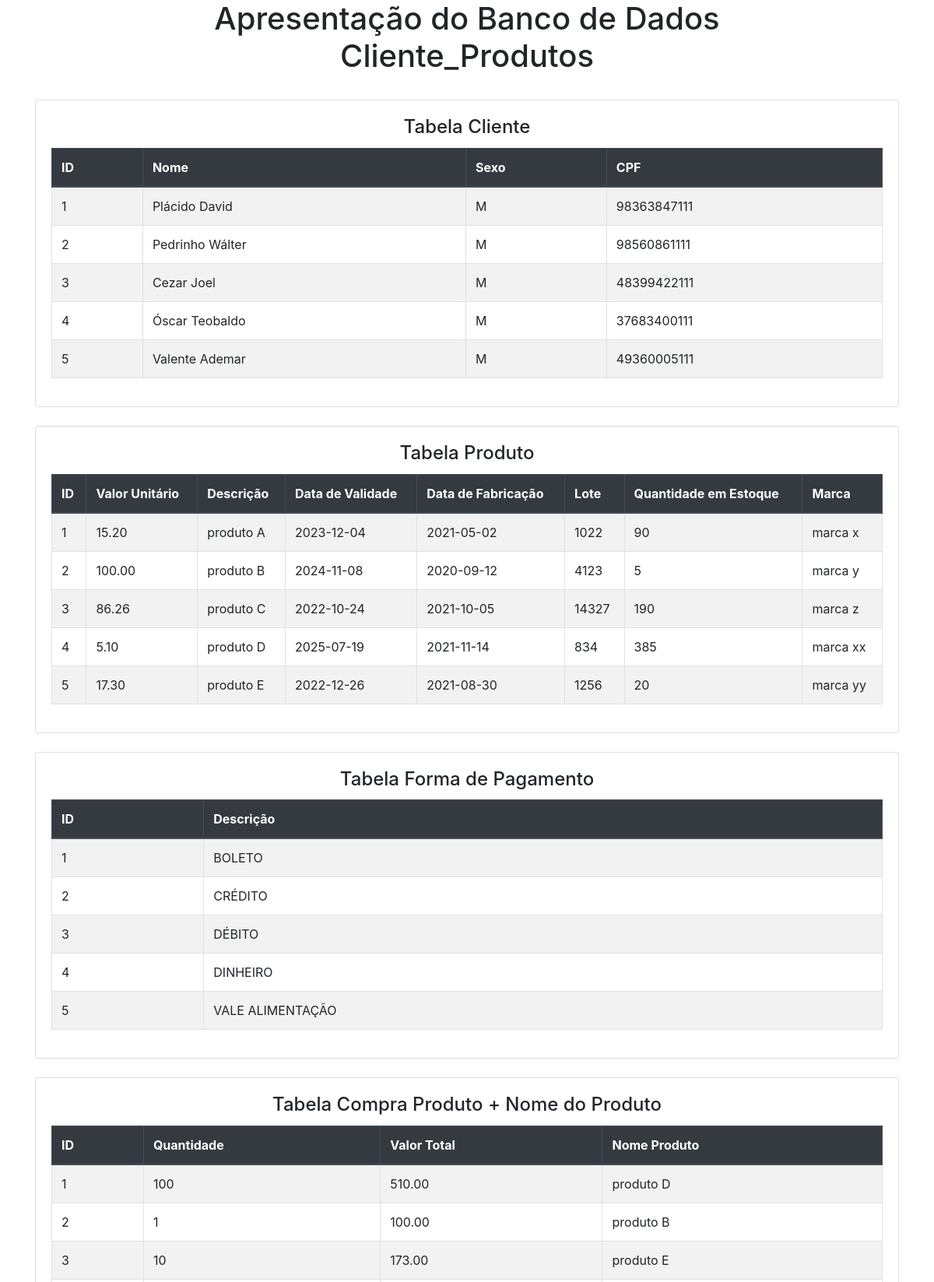
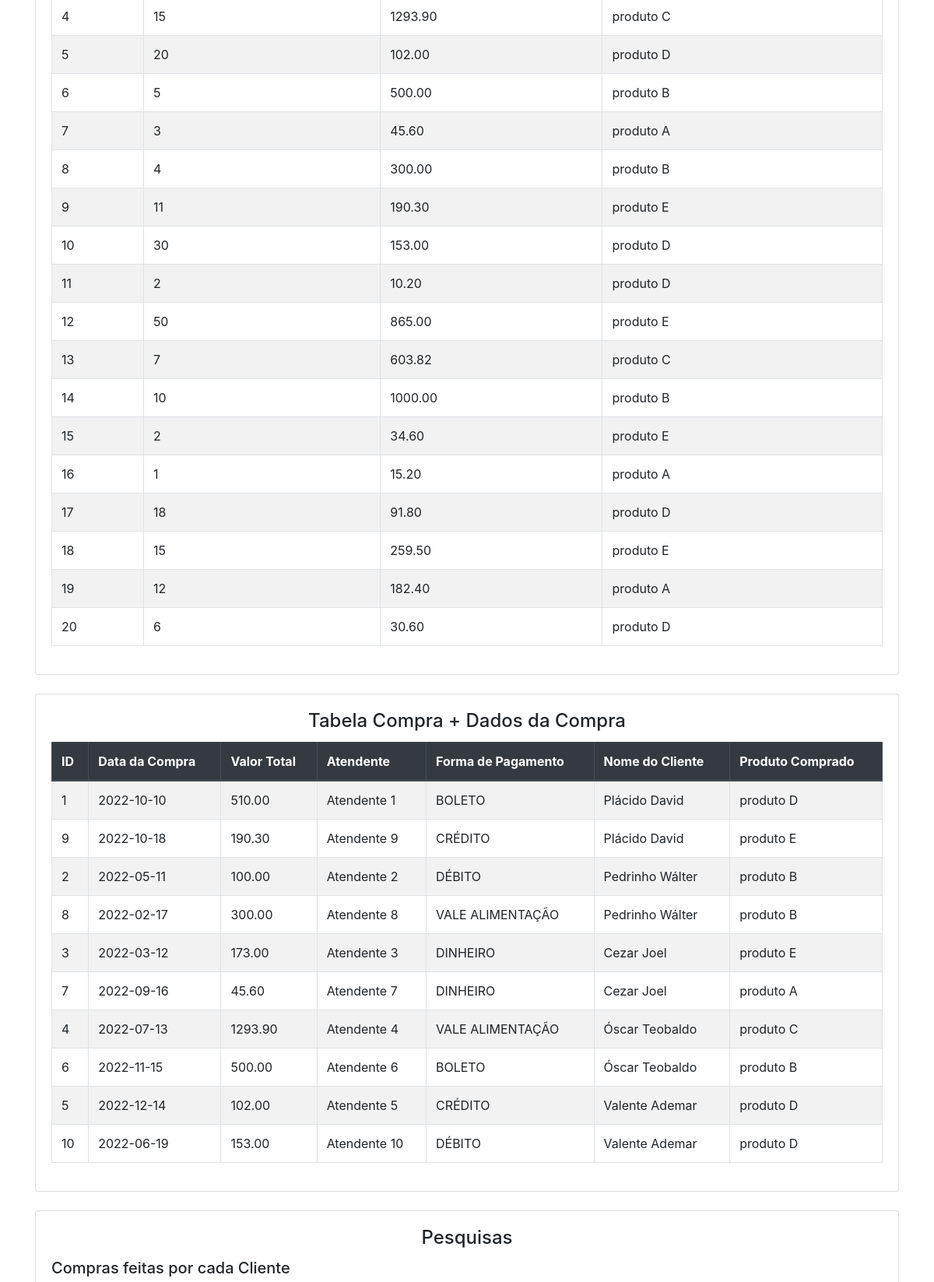
The page / (upper part) on the database its author committed (2 pictures, top to bottom).
### tables this page shows
CREATE TABLE IF NOT EXISTS `cliente` (
  `ID_Cliente` int(11) NOT NULL AUTO_INCREMENT,
  `nome` varchar(50) NOT NULL,
  `sexo` char(1) NOT NULL,
  `cpf` char(11) NOT NULL,
  PRIMARY KEY (`ID_Cliente`)
);

CREATE TABLE IF NOT EXISTS `produto` (
  `ID_Produto` int(11) NOT NULL,
  `VL_Unitario` decimal(5,2) NOT NULL,
  `Descricao` varchar(50) NOT NULL,
  `DT_Validade` date NOT NULL,
  `DT_Fabricacao` date NOT NULL,
  `Lote` int(11) NOT NULL,
  `QTD_Estoque` int(11) NOT NULL,
  `Marca` varchar(30) NOT NULL,
  PRIMARY KEY (`ID_Produto`)
);

CREATE TABLE IF NOT EXISTS `forma_pagto` (
  `ID_Forma_Pagto` int(11) NOT NULL,
  `Descricao` varchar(30) NOT NULL,
  PRIMARY KEY (`ID_Forma_Pagto`)
);

CREATE TABLE IF NOT EXISTS `compra_produto` (
  `ID_Compra_Produto` int(11) NOT NULL,
  `QTD_Comprada` int(11) DEFAULT NULL,
  `VL_Total_Item` decimal(7,2) DEFAULT NULL,
  `ID_Produto` int(11) DEFAULT NULL,
  PRIMARY KEY (`ID_Compra_Produto`),
  KEY `ID_Produto` (`ID_Produto`)
);

CREATE TABLE IF NOT EXISTS `compra` (
  `ID_Compra` int(11) NOT NULL,
  `DT_Compra` date NOT NULL,
  `VL_Total_Compra` decimal(7,2) NOT NULL,
  `Atendente` varchar(50) NOT NULL,
  `ID_Forma_Pagto` int(11) NOT NULL,
  `ID_Cliente` int(11) NOT NULL,
  `ID_Compra_Produto` int(11) NOT NULL,
  PRIMARY KEY (`ID_Compra`),
  KEY `ID_Cliente` (`ID_Cliente`),
  KEY `ID_Forma_Pagto` (`ID_Forma_Pagto`),
  KEY `ID_Compra_Produto` (`ID_Compra_Produto`)
);

### ConectarBD.php (called while the page is built, shortened)
<?php
function PesquisarTodosDadosTabela(string $tabela, $conexaoBD) {
    $tabela = strtolower($tabela);
    $query = "SELECT * FROM $tabela;";
    $dadosTabela = $conexaoBD->query($query);
    return $dadosTabela;
}

### index.php (the view, shortened to what this page needs)
<?php
include "ConectarBD.php";
$dadosCliente = PesquisarTodosDadosTabela("cliente", $conexaoBD);
$dadosProduto = PesquisarTodosDadosTabela("produto", $conexaoBD);
$dadosFormaPagto = PesquisarTodosDadosTabela("forma_pagto", $conexaoBD);
$queryCompraProd = "
  SELECT
    compra_produto.ID_Compra_Produto, compra_produto.QTD_Comprada, compra_produto.VL_Total_Item, produto.Descricao
  FROM
    compra_produto
    INNER JOIN produto ON compra_produto.ID_Produto = produto.ID_Produto;
";
$dadosCompraProd = $conexaoBD->query($queryCompraProd);
$queryCompra = "
  SELECT
    compra.ID_Compra, compra.DT_Compra, compra.VL_Total_Compra, compra.Atendente,
    forma_pagto.Descricao AS 'Forma de Pagamento', cliente.nome, produto.Descricao
  FROM
    compra, cliente, forma_pagto, compra_produto, produto
  WHERE
    compra.ID_Forma_Pagto = forma_pagto.ID_Forma_Pagto
    AND compra.ID_Cliente = cliente.ID_Cliente
    AND compra.ID_Compra_Produto = compra_produto.ID_Compra_Produto
    AND compra_produto.ID_Produto = produto.ID_Produto;
";
$dadosCompra = $conexaoBD->query($queryCompra);
function TabularDados($respostaQuery){
  if ($respostaQuery->num_rows > 0) {
    $resultado = "";
    while($linha = $respostaQuery->fetch_assoc()) {
      $resultado .= "<tr>";
      foreach (array_values($linha) as $valor) {
        $resultado .= "<td>${valor}</td>";
      }
      $resultado .= "</tr>";
    }
  } else {
    $resultado = "
      <tr>
        <td></td>
      </tr>
    ";
  }
  return $resultado;
}
?>
<!doctype html>
<html lang="pt">
  <head>
    <link rel="stylesheet" href="https://stackpath.bootstrapcdn.com/bootstrap/4.3.1/css/bootstrap.min.css">
  </head>
  <body>
    <div class="container">
      <h1 class="text-center">Apresentação do Banco de Dados <br> Cliente_Produtos</h1>
      <br>
      <div class="card">
        <div class="card-body">
          <h4 class="card-title text-center">Tabela Cliente</h4>
          <table class="table table-striped table-bordered">
            <thead class="thead-dark">
              <tr>
                <th>ID</th>
                <th>Nome</th>
                <th>Sexo</th>
                <th>CPF</th>
              </tr>
            </thead>
            <tbody>
              <?= TabularDados($dadosCliente); ?>
            </tbody>
          </table>
        </div>
      </div>
      <br>
      <div class="card">
        <div class="card-body">
          <h4 class="card-title text-center">Tabela Produto</h4>
          <table class="table table-striped table-bordered">
            <thead class="thead-dark">
              <tr>
                <th>ID</th>
                <th>Valor Unitário</th>
                <th>Descrição</th>
                <th>Data de Validade</th>
                <th>Data de Fabricação</th>
                <th>Lote</th>
                <th>Quantidade em Estoque</th>
                <th>Marca</th>
              </tr>
            </thead>
            <tbody>
              <?= TabularDados($dadosProduto); ?>
            </tbody>
          </table>
        </div>
      </div>
      <br>
      <div class="card">
        <div class="card-body">
          <h4 class="card-title text-center">Tabela Forma de Pagamento</h4>
          <table class="table table-striped table-bordered">
            <thead class="thead-dark">
              <tr>
                <th>ID</th>
                <th>Descrição</th>
              </tr>
            </thead>
            <tbody>
              <?= TabularDados($dadosFormaPagto); ?>
            </tbody>
          </table>
        </div>
      </div>
      <br>
      <div class="card">
        <div class="card-body">
          <h4 class="card-title text-center">Tabela Compra Produto + Nome do Produto</h4>
          <table class="table table-striped table-bordered">
            <thead class="thead-dark">
              <tr>
                <th>ID</th>
                <th>Quantidade</th>
                <th>Valor Total</th>
                <th>Nome Produto</th>
              </tr>
            </thead>
            <tbody>
              <?= TabularDados($dadosCompraProd); ?>
            </tbody>
          </table>
        </div>
      </div>
      <br>
      <div class="card">
        <div class="card-body">
          <h4 class="card-title text-center">Tabela Compra + Dados da Compra</h4>
          <table class="table table-striped table-bordered">
            <thead class="thead-dark">
              <tr>
                <th>ID</th>
                <th>Data da Compra</th>
                <th>Valor Total</th>
                <th>Atendente</th>
                <th>Forma de Pagamento</th>
                <th>Nome do Cliente</th>
                <th>Produto Comprado</th>
              </tr>
            </thead>
            <tbody>
              <?= TabularDados($dadosCompra); ?>
            </tbody>
          </table>
        </div>
      </div>
      <br>
      <div class="card ">
        <div class="card-body">
          <h4 class="card-title text-center">Pesquisas </h4>
          <h5 class="">Compras feitas por cada Cliente</h5>
          <br>
          <br>
        </div>
      </div>
      <br>
      <br>
    </div>
  </body>
</html>

### rows shown on the page
cliente: ID_Cliente "1", nome "Plácido David", sexo "M", cpf "98363847111"
cliente: ID_Cliente "2", nome "Pedrinho Wálter", sexo "M", cpf "98560861111"
cliente: ID_Cliente "3", nome "Cezar Joel", sexo "M", cpf "48399422111"
cliente: ID_Cliente "4", nome "Óscar Teobaldo", sexo "M", cpf "37683400111"
cliente: ID_Cliente "5", nome "Valente Ademar", sexo "M", cpf "49360005111"
produto: ID_Produto "1", VL_Unitario "15.20", Descricao "produto A", DT_Validade "2023-12-04", DT_Fabricacao "2021-05-02", Lote "1022", QTD_Estoque "90", Marca "marca x"
produto: ID_Produto "2", VL_Unitario "100.00", Descricao "produto B", DT_Validade "2024-11-08", DT_Fabricacao "2020-09-12", Lote "4123", QTD_Estoque "5", Marca "marca y"
produto: ID_Produto "3", VL_Unitario "86.26", Descricao "produto C", DT_Validade "2022-10-24", DT_Fabricacao "2021-10-05", Lote "14327", QTD_Estoque "190", Marca "marca z"
produto: ID_Produto "4", VL_Unitario "5.10", Descricao "produto D", DT_Validade "2025-07-19", DT_Fabricacao "2021-11-14", Lote "834", QTD_Estoque "385", Marca "marca xx"
produto: ID_Produto "5", VL_Unitario "17.30", Descricao "produto E", DT_Validade "2022-12-26", DT_Fabricacao "2021-08-30", Lote "1256", QTD_Estoque "20", Marca "marca yy"
forma_pagto: ID_Forma_Pagto "1", Descricao "BOLETO"
forma_pagto: ID_Forma_Pagto "2", Descricao "CRÉDITO"
forma_pagto: ID_Forma_Pagto "3", Descricao "DÉBITO"
forma_pagto: ID_Forma_Pagto "4", Descricao "DINHEIRO"
forma_pagto: ID_Forma_Pagto "5", Descricao "VALE ALIMENTAÇÃO"
compra_produto: ID_Compra_Produto "1", QTD_Comprada "100", VL_Total_Item "510.00", ID_Produto.Descricao "produto D"
compra_produto: ID_Compra_Produto "2", QTD_Comprada "1", VL_Total_Item "100.00", ID_Produto.Descricao "produto B"
compra_produto: ID_Compra_Produto "3", QTD_Comprada "10", VL_Total_Item "173.00", ID_Produto.Descricao "produto E"
compra_produto: ID_Compra_Produto "4", QTD_Comprada "15", VL_Total_Item "1293.90", ID_Produto.Descricao "produto C"
compra_produto: ID_Compra_Produto "5", QTD_Comprada "20", VL_Total_Item "102.00", ID_Produto.Descricao "produto D"
compra_produto: ID_Compra_Produto "6", QTD_Comprada "5", VL_Total_Item "500.00", ID_Produto.Descricao "produto B"
compra_produto: ID_Compra_Produto "7", QTD_Comprada "3", VL_Total_Item "45.60", ID_Produto.Descricao "produto A"
compra_produto: ID_Compra_Produto "8", QTD_Comprada "4", VL_Total_Item "300.00", ID_Produto.Descricao "produto B"
compra_produto: ID_Compra_Produto "9", QTD_Comprada "11", VL_Total_Item "190.30", ID_Produto.Descricao "produto E"
compra_produto: ID_Compra_Produto "10", QTD_Comprada "30", VL_Total_Item "153.00", ID_Produto.Descricao "produto D"
compra_produto: ID_Compra_Produto "11", QTD_Comprada "2", VL_Total_Item "10.20", ID_Produto.Descricao "produto D"
compra_produto: ID_Compra_Produto "12", QTD_Comprada "50", VL_Total_Item "865.00", ID_Produto.Descricao "produto E"
compra_produto: ID_Compra_Produto "13", QTD_Comprada "7", VL_Total_Item "603.82", ID_Produto.Descricao "produto C"
compra_produto: ID_Compra_Produto "14", QTD_Comprada "10", VL_Total_Item "1000.00", ID_Produto.Descricao "produto B"
compra_produto: ID_Compra_Produto "15", QTD_Comprada "2", VL_Total_Item "34.60", ID_Produto.Descricao "produto E"
compra_produto: ID_Compra_Produto "16", QTD_Comprada "1", VL_Total_Item "15.20", ID_Produto.Descricao "produto A"
compra_produto: ID_Compra_Produto "17", QTD_Comprada "18", VL_Total_Item "91.80", ID_Produto.Descricao "produto D"
compra_produto: ID_Compra_Produto "18", QTD_Comprada "15", VL_Total_Item "259.50", ID_Produto.Descricao "produto E"
compra_produto: ID_Compra_Produto "19", QTD_Comprada "12", VL_Total_Item "182.40", ID_Produto.Descricao "produto A"
compra_produto: ID_Compra_Produto "20", QTD_Comprada "6", VL_Total_Item "30.60", ID_Produto.Descricao "produto D"
compra: ID_Compra "1", DT_Compra "2022-10-10", VL_Total_Compra "510.00", Atendente "Atendente 1", ID_Forma_Pagto.Descricao "BOLETO", ID_Cliente.nome "Plácido David", produto.Descricao "produto D"
compra: ID_Compra "9", DT_Compra "2022-10-18", VL_Total_Compra "190.30", Atendente "Atendente 9", ID_Forma_Pagto.Descricao "CRÉDITO", ID_Cliente.nome "Plácido David", produto.Descricao "produto E"
compra: ID_Compra "2", DT_Compra "2022-05-11", VL_Total_Compra "100.00", Atendente "Atendente 2", ID_Forma_Pagto.Descricao "DÉBITO", ID_Cliente.nome "Pedrinho Wálter", produto.Descricao "produto B"
compra: ID_Compra "8", DT_Compra "2022-02-17", VL_Total_Compra "300.00", Atendente "Atendente 8", ID_Forma_Pagto.Descricao "VALE ALIMENTAÇÃO", ID_Cliente.nome "Pedrinho Wálter", produto.Descricao "produto B"
compra: ID_Compra "3", DT_Compra "2022-03-12", VL_Total_Compra "173.00", Atendente "Atendente 3", ID_Forma_Pagto.Descricao "DINHEIRO", ID_Cliente.nome "Cezar Joel", produto.Descricao "produto E"
compra: ID_Compra "7", DT_Compra "2022-09-16", VL_Total_Compra "45.60", Atendente "Atendente 7", ID_Forma_Pagto.Descricao "DINHEIRO", ID_Cliente.nome "Cezar Joel", produto.Descricao "produto A"
compra: ID_Compra "4", DT_Compra "2022-07-13", VL_Total_Compra "1293.90", Atendente "Atendente 4", ID_Forma_Pagto.Descricao "VALE ALIMENTAÇÃO", ID_Cliente.nome "Óscar Teobaldo", produto.Descricao "produto C"
compra: ID_Compra "6", DT_Compra "2022-11-15", VL_Total_Compra "500.00", Atendente "Atendente 6", ID_Forma_Pagto.Descricao "BOLETO", ID_Cliente.nome "Óscar Teobaldo", produto.Descricao "produto B"
compra: ID_Compra "5", DT_Compra "2022-12-14", VL_Total_Compra "102.00", Atendente "Atendente 5", ID_Forma_Pagto.Descricao "CRÉDITO", ID_Cliente.nome "Valente Ademar", produto.Descricao "produto D"
compra: ID_Compra "10", DT_Compra "2022-06-19", VL_Total_Compra "153.00", Atendente "Atendente 10", ID_Forma_Pagto.Descricao "DÉBITO", ID_Cliente.nome "Valente Ademar", produto.Descricao "produto D"
